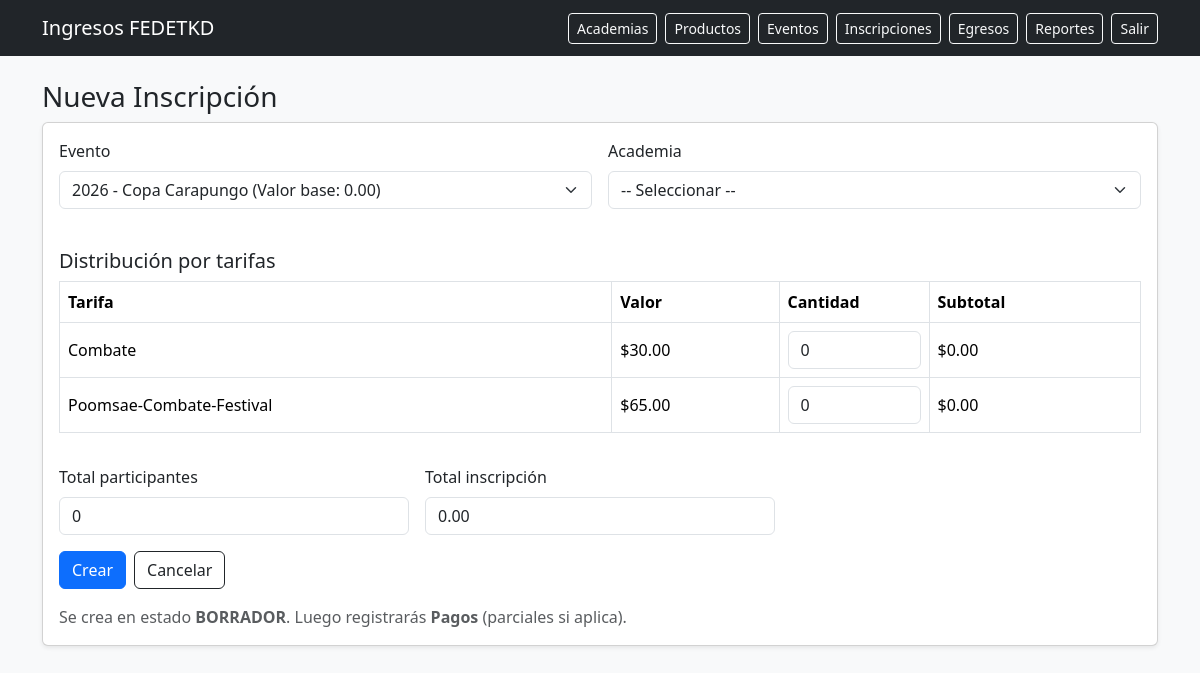
Page /inscripciones/nuevo (signed in) on the committed database.
### app/models/eventos.py (models this page shows)
class TarifaEvento(TimestampMixin, db.Model):
    __tablename__ = "tarifas_evento"
    id = db.Column(db.Integer, primary_key=True)
    evento_id = db.Column(db.Integer, db.ForeignKey("eventos.id"), nullable=False, index=True)
    nombre = db.Column(db.String(120), nullable=False)
    descripcion = db.Column(db.String(255), nullable=True)
    valor = db.Column(db.Numeric(10, 2), nullable=False, default=0)
    activo = db.Column(db.Boolean, default=True, nullable=False)
    evento = db.relationship(
        "Evento",
        backref=db.backref("tarifas", lazy=True, cascade="all, delete-orphan")
    )

### app/blueprints/inscripciones/routes.py (the view, shortened to what this page needs)
@bp.route("/nuevo", methods=["GET", "POST"])
@login_required
def nuevo():
    eventos = Evento.query.order_by(Evento.anio.desc(), Evento.nombre.asc()).all()
    academias = Academia.query.order_by(Academia.nombre.asc()).all()
    evento_seleccionado_id = request.values.get("evento_id", type=int)
    if not evento_seleccionado_id:
        evento_seleccionado_id = eventos[0].id
    evento = Evento.query.get_or_404(evento_seleccionado_id)
    tarifas = (
        TarifaEvento.query
        .filter_by(evento_id=evento.id, activo=True)
        .order_by(TarifaEvento.nombre.asc(), TarifaEvento.id.asc())
        .all()
    )
    return render_template(
        "inscripciones/nuevo.html",
        eventos=eventos,
        academias=academias,
        tarifas=tarifas,
        evento_seleccionado_id=evento.id,
    )

### app/models/auth.py (called while the page is built)
@login_manager.user_loader
def load_user(user_id: str):
    return User.query.get(int(user_id))

### app/templates/inscripciones/nuevo.html (shortened to what this page needs)
{% extends "base.html" %}
{% block content %}
<h3>Nueva Inscripción</h3>
<form method="post" class="card shadow-sm">
  <div class="card-body">
    <div class="row g-3">
      <div class="col-md-6">
        <label class="form-label">Evento</label>
        <select class="form-select" name="evento_id" id="evento_id" required>
          {% for e in eventos %}
            <option value="{{ e.id }}"
              {% if evento_seleccionado_id == e.id %}selected{% endif %}>
              {{ e.anio }} - {{ e.nombre }}
            </option>
          {% endfor %}
        </select>
      </div>
      <div class="col-md-6">
        <label class="form-label">Academia</label>
        <select class="form-select" name="academia_id" required>
          <option value="">-- Seleccionar --</option>
        </select>
      </div>
      <div class="col-12">
        <h5 class="mt-4">Distribución por tarifas</h5>
        {% if tarifas and tarifas|length > 0 %}
          <div class="table-responsive">
            <table class="table table-bordered align-middle">
              <thead>
                <tr>
                  <th>Tarifa</th>
                  <th>Valor</th>
                  <th>Cantidad</th>
                  <th>Subtotal</th>
                </tr>
              </thead>
              <tbody>
                {% for tarifa in tarifas %}
                <tr>
                  <td>{{ tarifa.nombre }}</td>
                  <td>${{ "%.2f"|format(tarifa.valor or 0) }}</td>
                  <td style="width: 150px;">
                    <input type="number"
                           class="form-control cantidad-input"
                           name="cantidad_{{ tarifa.id }}"
                           value="0"
                           min="0"
                           step="1"
                           data-tarifa-id="{{ tarifa.id }}"
                           data-valor="{{ tarifa.valor or 0 }}">
                  </td>
                  <td>
                    $<span id="subtotal_{{ tarifa.id }}">0.00</span>
                  </td>
                </tr>
                {% endfor %}
              </tbody>
            </table>
          </div>
        {% else %}
          <div class="alert alert-warning mb-0">
            El evento seleccionado no tiene tarifas activas configuradas.
          </div>
        {% endif %}
      </div>
      <div class="col-md-4">
        <label class="form-label">Total participantes</label>
        <input class="form-control" id="total_participantes" value="0" readonly>
      </div>
      <div class="col-md-4">
        <label class="form-label">Total inscripción</label>
        <input class="form-control" id="total_inscripcion" value="0.00" readonly>
      </div>
    </div>
    <div class="mt-3 d-flex gap-2">
      <button class="btn btn-primary" type="submit">Crear</button>
      <a class="btn btn-outline-dark" href="{{ url_for('inscripciones.index') }}">Cancelar</a>
    </div>
    <div class="mt-3 text-muted">
      Se crea en estado <b>BORRADOR</b>. Luego registrarás <b>Pagos</b> (parciales si aplica).
    </div>
  </div>
</form>
{% endblock %}

### rows in the picture
TarifaEvento: nombre "Combate", valor "30.00"
TarifaEvento: nombre "Poomsae-Combate-Festival", valor "65.00"

### other values in the picture
form field evento_id "2026 - Copa Carapungo (Valor base: 0.00)"
